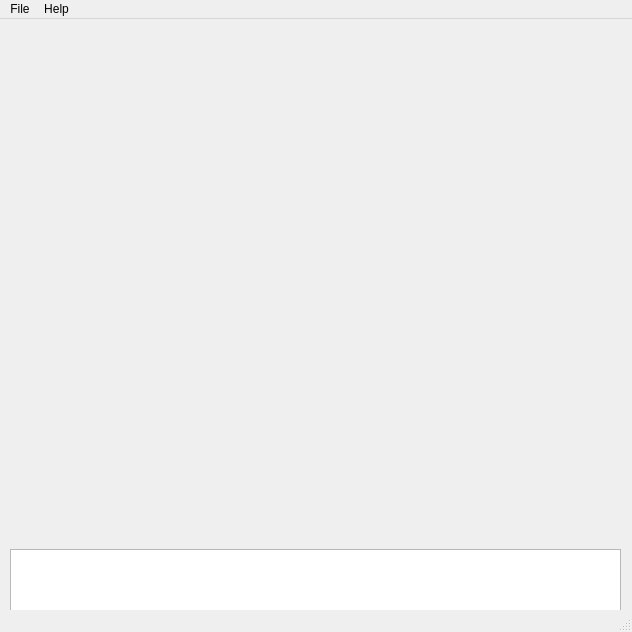
<?xml version="1.0" encoding="UTF-8"?>
<ui version="4.0">
 <class>MainWindow</class>
 <widget class="QMainWindow" name="MainWindow">
  <property name="geometry">
   <rect>
    <x>0</x>
    <y>0</y>
    <width>632</width>
    <height>632</height>
   </rect>
  </property>
  <property name="windowTitle">
   <string>MainWindow</string>
  </property>
  <widget class="QWidget" name="centralwidget">
   <widget class="QWidget" name="gridLayoutWidget">
    <property name="geometry">
     <rect>
      <x>10</x>
      <y>10</y>
      <width>611</width>
      <height>712</height>
     </rect>
    </property>
    <layout class="QVBoxLayout" name="verticalLayout">
     <item>
      <widget class="QLabel" name="imageLabel">
       <property name="sizePolicy">
        <sizepolicy hsizetype="Preferred" vsizetype="Preferred">
         <horstretch>0</horstretch>
         <verstretch>1</verstretch>
        </sizepolicy>
       </property>
       <property name="minimumSize">
        <size>
         <width>512</width>
         <height>512</height>
        </size>
       </property>
       <property name="text">
        <string/>
       </property>
      </widget>
     </item>
     <item>
      <widget class="QTextBrowser" name="textBrowser">
       <property name="sizePolicy">
        <sizepolicy hsizetype="Expanding" vsizetype="Minimum">
         <horstretch>0</horstretch>
         <verstretch>0</verstretch>
        </sizepolicy>
       </property>
      </widget>
     </item>
    </layout>
   </widget>
  </widget>
  <widget class="QMenuBar" name="menubar">
   <property name="geometry">
    <rect>
     <x>0</x>
     <y>0</y>
     <width>632</width>
     <height>37</height>
    </rect>
   </property>
   <widget class="QMenu" name="menuFile">
    <property name="title">
     <string>File</string>
    </property>
    <addaction name="actionLoad_uncompressed_image"/>
    <addaction name="actionLoad_compressed_image"/>
    <addaction name="actionLoad_LUT_color_table"/>
    <addaction name="separator"/>
    <addaction name="actionSave_compressed_image"/>
    <addaction name="separator"/>
    <addaction name="separator"/>
    <addaction name="actionExit"/>
   </widget>
   <widget class="QMenu" name="menuHelp">
    <property name="title">
     <string>Help</string>
    </property>
    <addaction name="actionAbout_CT_Toolkit"/>
    <addaction name="actionAbout_me"/>
    <addaction name="actionAbout_Qt"/>
   </widget>
   <addaction name="menuFile"/>
   <addaction name="menuHelp"/>
  </widget>
  <widget class="QStatusBar" name="statusbar"/>
  <action name="actionLoad_uncompressed_image">
   <property name="text">
    <string>Load uncompressed image...</string>
   </property>
  </action>
  <action name="actionLoad_compressed_image">
   <property name="text">
    <string>Load compressed image...</string>
   </property>
  </action>
  <action name="actionExit">
   <property name="text">
    <string>Exit</string>
   </property>
  </action>
  <action name="actionAbout_CT_Toolkit">
   <property name="text">
    <string>About CT Toolkit</string>
   </property>
  </action>
  <action name="actionAbout_me">
   <property name="text">
    <string>About me</string>
   </property>
  </action>
  <action name="actionAbout_Qt">
   <property name="text">
    <string>About Qt</string>
   </property>
  </action>
  <action name="actionLoad_LUT_color_table">
   <property name="text">
    <string>Load LUT color table...</string>
   </property>
  </action>
  <action name="actionSave_compressed_image">
   <property name="text">
    <string>Save compressed image...</string>
   </property>
  </action>
 </widget>
 <resources/>
 <connections/>
</ui>
